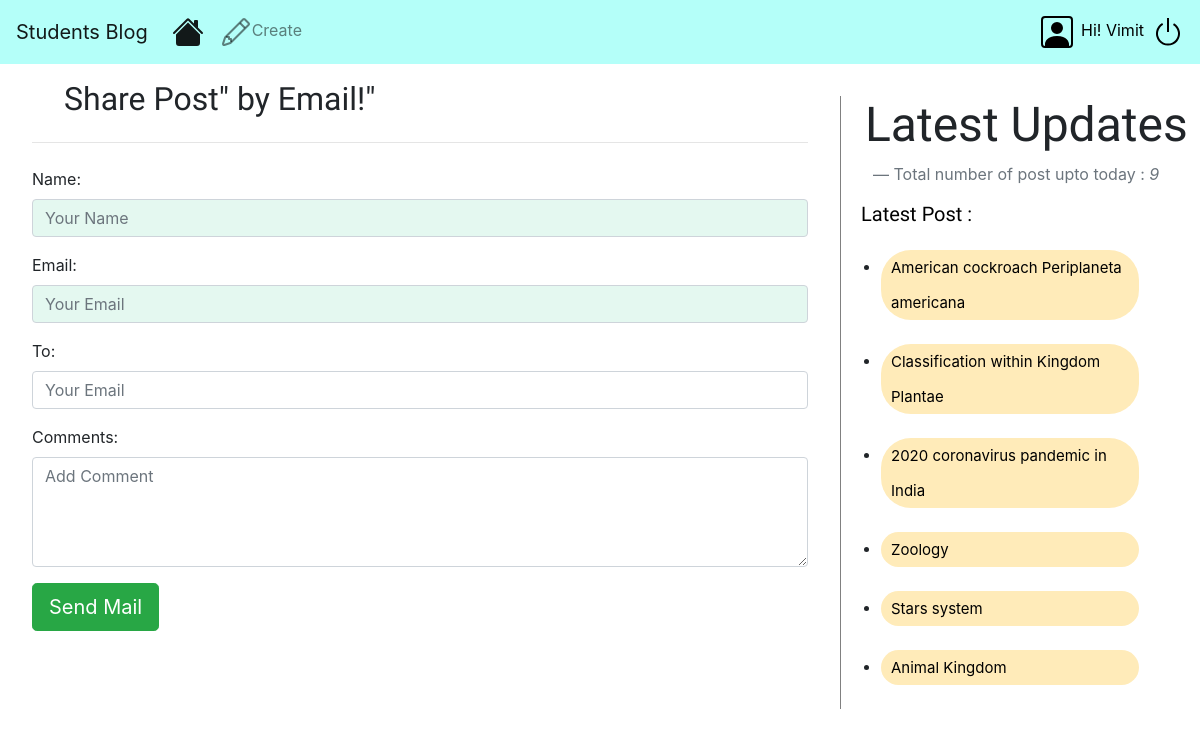
The page /2/share/ (signed in) on the database its author committed.
### scienceblog/models.py (models this page shows, shortened)
class Post(models.Model):
    STATUS_CHOICES=(('draft','Draft'),('published','Published'))
    title = models.CharField(max_length=256)
    slug = models.SlugField(max_length=264,unique_for_date='publish')
    author = models.ForeignKey(User, on_delete=models.CASCADE, related_name='blog_post',
                               related_query_name=None, limit_choices_to=None, null=True, db_column='author', blank=True)
    body = models.TextField()
    publish = models.DateTimeField(default=timezone.now)
    created = models.DateTimeField(default=timezone.now)
    updated = models.DateTimeField(default=timezone.now)
    status=models.CharField(max_length=10,choices=STATUS_CHOICES,default='draft')
    objects= CustomManager()
    tags = TaggableManager()
    class Meta:
        ordering=('-publish',)
    def get_absolute_url(self):
        return reverse('post_detail', args=[self.publish.year, self.publish.strftime('%m'), self.publish.strftime('%d'), self.slug], kwargs=None, current_app='scienceblog')

### scienceblog/views.py (the view)
def mail_send_view(request,id):
    post = get_object_or_404(Post,id=id,status='published')
    form = EmailForm()
    sent = False
    if request.method == 'POST':
        form = EmailForm(request.POST)
        if form.is_valid():
            cd = form.cleaned_data
            post_url = request.build_absolute_uri(post.get_absolute_url())
            subject = '{}({}) recommends you to read "{}"'.format(
                cd['name'], cd['email'], post.title)
            message = 'Read Post At: \n {}\n\n{}\' Comments:\n{}'.format(
                post_url, cd['name'], cd['comments'])
            try:
                send_mail(subject, message, os.environ.get('EMAIL_USER'), [cd['to']])
                sent = True
            except Exception as e:
                messages.warning(
                    request, f'Email Not sent Please Contact Admin!!')
                sent=False
    else:
        form = EmailForm()
    return render(request, 'blog/sharebymail.html', {'form': form, 'post': 'post','sent': sent})

### scienceblog/forms.py
class EmailForm(forms.Form):
    name = forms.CharField(widget=forms.TextInput(
        attrs={'class': 'form-control', 'placeholder': 'Your Name', 'required': True}))
    email = forms.EmailField(widget=forms.EmailInput(
        attrs={'class': 'form-control', 'placeholder': 'Your Email', 'required': True}))
    to = forms.EmailField(widget=forms.EmailInput(
        attrs={'class': 'form-control', 'placeholder': 'Your Email', 'required': True}))
    comments = forms.CharField(widget=forms.Textarea(
        attrs={'class': 'form-control', 'placeholder': 'Add Comment', 'required': True, 'rows': 4, 'cols': 15}))

### scienceblog/models.py (called while the page is built)
    def get_queryset(self):
        return super().get_queryset().filter(status='published')

### scienceblog/templatetags/blog.py (called while the page is built)
@register.simple_tag(name='count',takes_context=True)
def total_posts(context):
    return Post.objects.count()

@register.inclusion_tag('blog/latest_post.html')
def show_latest_post(count=5):
    latest_post = Post.objects.order_by('-publish')[:count]
    return {'latest_post': latest_post}

### templates/blog/sharebymail.html (shortened to what this page needs)
{%extends 'blog/index.html' %}
{%block content%}
    {%if sent%}
    <h1 style="font-family: 'Croissant One';padding:0 0 0 1em;">Email Successfully Sent !</h1>
    <p style="font-family: 'Croissant One';padding:0 0 0 1.5em;">"{{post.title}}" was sent by email</p>
    {%else%}
    <h2 style="font-family: 'Croissant One';padding:0 0 0 1em;">Share {{post.title}}" by Email!"</h2>
    <hr class="my-4">
        <form method="post">
            {{form.as_p}}
            <input type="submit" name="" class='btn btn-lg btn-success' value="Send Mail">
        </form>
    {%endif %}
{%endblock%}

### templates/blog/index.html (shortened to what this page needs)
<!DOCTYPE html>
{% load blog %}
{% load static %}
<html lang="en" dir="ltr">
  <head>
    <link rel="stylesheet" href="https://stackpath.bootstrapcdn.com/bootstrap/4.4.1/css/bootstrap.min.css">
    <link rel="stylesheet" href="https://cdnjs.cloudflare.com/ajax/libs/font-awesome/4.7.0/css/font-awesome.min.css">
    <link rel="stylesheet" href="{% static "css/blog/blog.css" %}">
  </head>
  <body>
    <nav class="navbar navbar-expand-lg fixed-top navbar-light" style="background-color: #b4fff9;">
      <a class="navbar-brand" href="/blog">Students Blog</a>
      <div class="collapse navbar-collapse" id="navbarSupportedContent">
        <ul class="navbar-nav mr-auto">
          <li class="nav-item active">
            <a class="nav-link" href="/"><svg class="bi bi-house-fill" width="2em" height="2em" viewBox="0 0 16 16" fill="currentColor" xmlns="http://www.w3.org/2000/svg"></a>
          </li>
          <li class="nav-item">
            <a class="nav-link" href="/create">Create</a>
          </li>
        </ul>
        <ul class="nav navbar-nav navbar-right">
          {% if user.is_authenticated %}
          <li><a href="{% url 'profile' %}" style="0.5em 0.5em 0.5em 0.5em;color: black;" title="Profile"><span style="margin: 0 0.5em 0 0.5em;">Hi! {{request.user}}</span></a></li>
          <li><a href="{% url 'logout' %}" style="0.5em 0.5em 0.5em 0.5em;color: black;" title="Logout"><svg
                class="bi bi-power" width="2em"
                height="2em" viewBox="0 0 16 16" fill="currentColor" xmlns="http://www.w3.org/2000/svg">
                <path fill-rule="evenodd" d="M5.578 4.437a5 5 0 104.922.044l.5-.866a6 6 0 11-5.908-.053l.486.875z"
                  clip-rule="evenodd" />
                <path fill-rule="evenodd" d="M7.5 8V1h1v7h-1z" clip-rule="evenodd" />
              </svg></a></li>
            {% endif %}
        </ul>
      </div>
    </nav>
    <div class="content">
      {% block content %}{% endblock %}
    </div>
    {% block sidebar %}
    <div class="sidebar">
      <h3 style="font-family: 'Dr Sugiyama';font-size: 48px; padding-left: 0.5em;">Latest Updates</h3>
      <footer class="blockquote-footer" style="font-size: 16px;padding: 0 0 1em 2em;">Total number of post upto today :
        <cite
          title="Source Title">{% count %}</cite></footer>
      <h5 style="font-family: 'Croissant One';font-size: 20px;color:black;padding: 0 0 0 1em; ">
        Latest Post :</h5>{% show_latest_post 6%}
    </div>
    {% endblock %}
  </body>
</html>

### templates/blog/latest_post.html (shortened to what this page needs)
<div class="row">
    <div class="col-sm-12">
        <div class="list-type3">
            <ul>
                {% for post in latest_post %}
                <li class="list"><a class="latest" href="{{post.get_absolute_url}}">{{post.title}}</a></li>
                {% endfor %}
            </ul>
        </div>
    </div>
</div>

### static/css/blog/blog.css (style rules this page uses)
.content { margin-top: 4em; width:70%; float: left; height: 100%; padding: 1em 2em 1em 2em; }
.sidebar { margin-top: 6em; width: 30%; float: right; border-left: 1px solid grey; height: 100%; }
h5 { color: black; }
#id_name,#id_email,#id_body,#id_title,#id_author,#id_status { background: rgb(228, 248, 240); }

### templates/blog/latest_post.html (style rules this page uses)
.list-type3 { margin:0 auto; width: 100%; }
.list-type3 li, .list-type3 a { float: left; height: 50%; line-height: 35px; position: relative; font-size: 15px; margin-bottom: 12px; width: 90%; }
.list-type3 a { padding: 0 0 0 10px; background: #ffebb9; color: black; border-radius: 2em; }

### rows shown on the page
Post: title "American cockroach Periplaneta americana"
Post: title "Classification within Kingdom Plantae"
Post: title "2020 coronavirus pandemic in India"
Post: title "Zoology"
Post: title "Stars system"
Post: title "Animal Kingdom"

### other values the page prints
{{ request.user }} "Vimit"
{{ post.title }} "Post"
